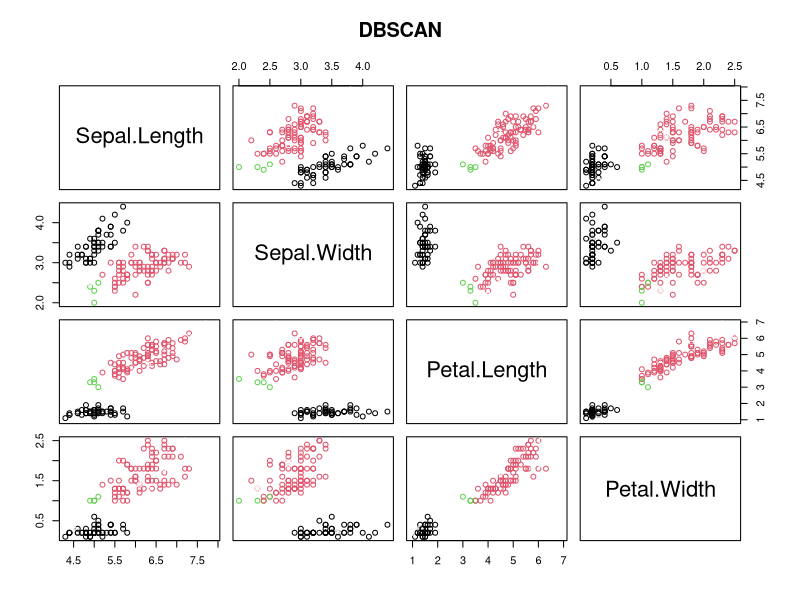

The R source for this figure:
library(fpc)
iris_1 <- iris[,-5]

dbscan_cl <- dbscan(iris_1,eps=0.45,MinPts = 4)
dbscan_cl$cluster

table(dbscan_cl$cluster,iris$Species)

plot(iris_1,col=dbscan_cl$cluster,main="DBSCAN")
